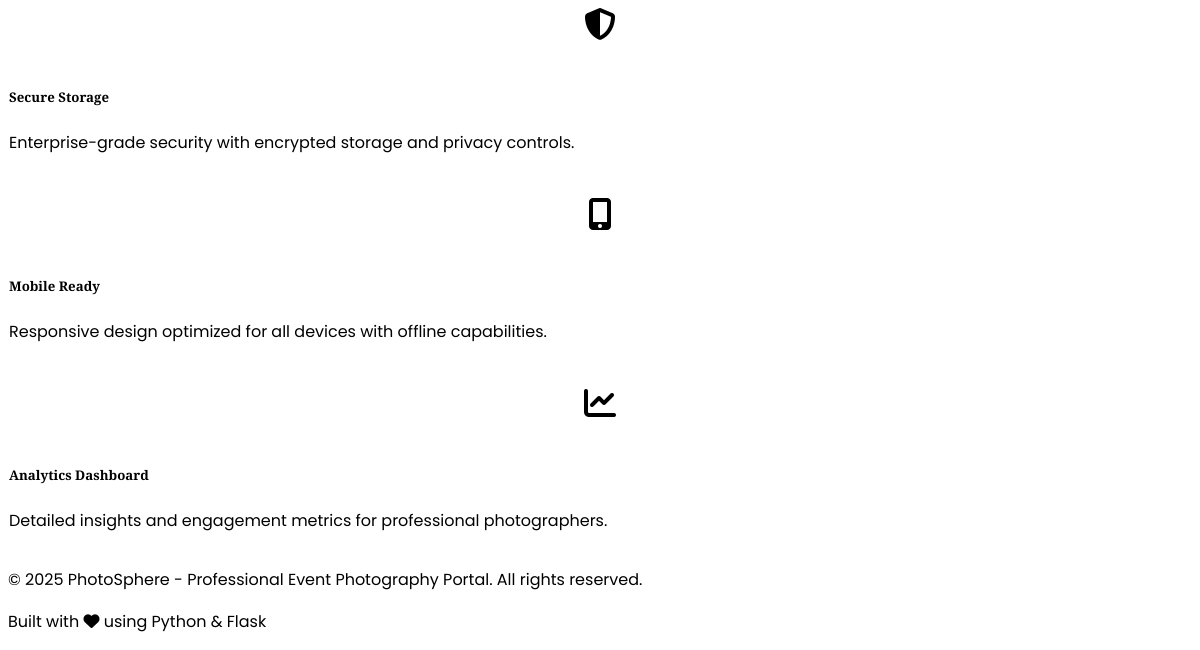
Before: / (lower part) with the older database file.
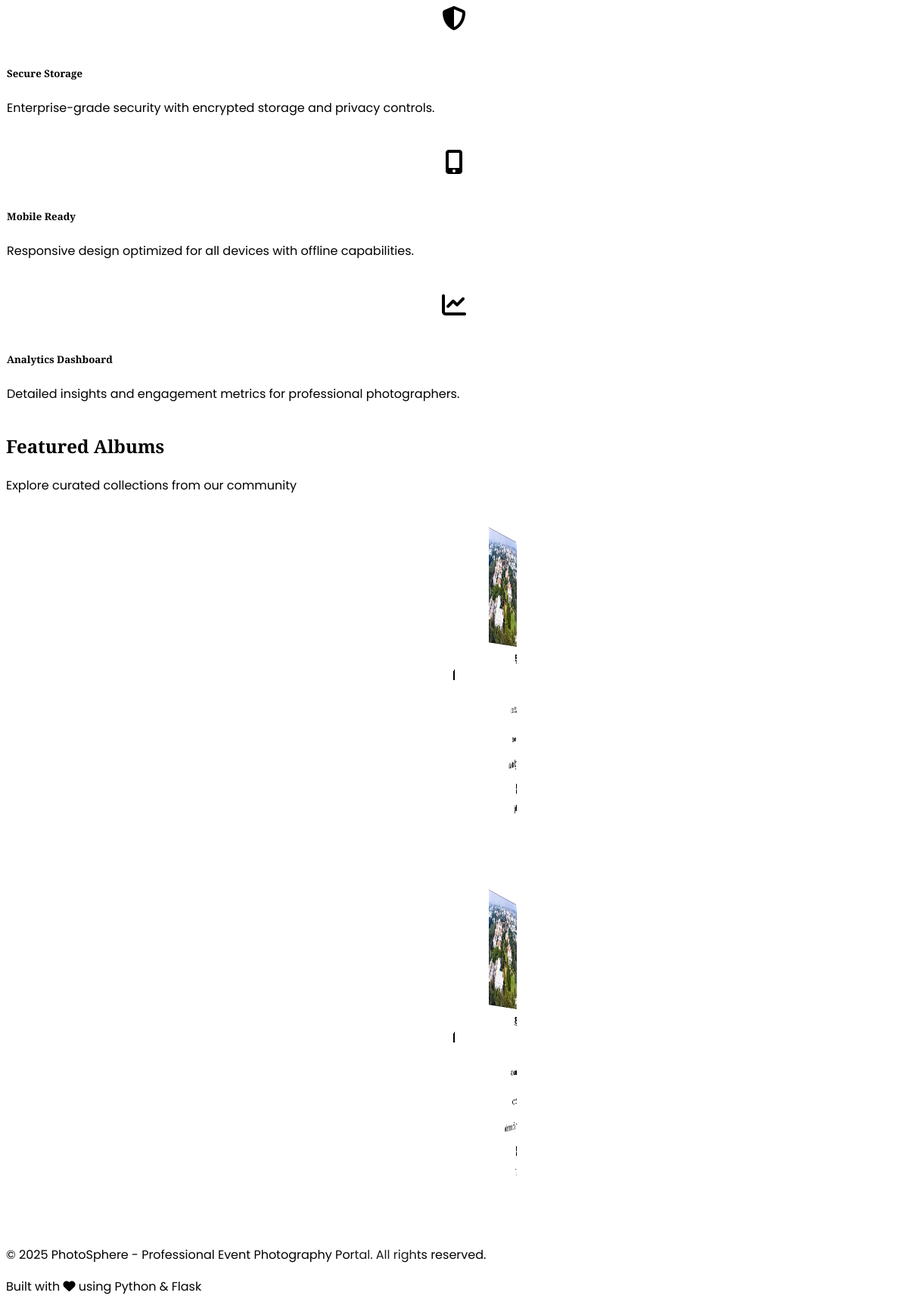
After: the same page with the newer database file.
### models.py (models this page shows, shortened)
class Album(db.Model):
    id = db.Column(db.Integer, primary_key=True)
    title = db.Column(db.String(100), nullable=False)
    description = db.Column(Text)
    date = db.Column(db.DateTime, default=datetime.utcnow)
    created_by = db.Column(db.Integer, db.ForeignKey('user.id'), nullable=False)
    visibility = db.Column(db.String(20), default='public')  # 'public', 'private'
    created_at = db.Column(db.DateTime, default=datetime.utcnow)
    photos = db.relationship('Photo', backref='album', lazy=True, cascade='all, delete-orphan')

class Photo(db.Model):
    id = db.Column(db.Integer, primary_key=True)
    filename = db.Column(db.String(100), nullable=False)
    original_filename = db.Column(db.String(100), nullable=False)
    title = db.Column(db.String(100), nullable=False)
    description = db.Column(Text)
    album_id = db.Column(db.Integer, db.ForeignKey('album.id'), nullable=False)
    uploaded_by = db.Column(db.Integer, db.ForeignKey('user.id'), nullable=False)
    upload_date = db.Column(db.DateTime, default=datetime.utcnow)
    file_size = db.Column(db.Integer)
    mime_type = db.Column(db.String(50))
    comments = db.relationship('Comment', backref='photo', lazy=True, cascade='all, delete-orphan')

class User(UserMixin, db.Model):
    id = db.Column(db.Integer, primary_key=True)
    username = db.Column(db.String(64), unique=True, nullable=False)
    email = db.Column(db.String(120), unique=True, nullable=False)
    password_hash = db.Column(db.String(256), nullable=False)
    role = db.Column(db.String(20), default='user')  # 'user', 'admin'
    created_at = db.Column(db.DateTime, default=datetime.utcnow)
    albums = db.relationship('Album', backref='creator', lazy=True)
    photos = db.relationship('Photo', backref='uploader', lazy=True)
    comments = db.relationship('Comment', backref='author', lazy=True)

### routes.py (the view)
@app.route('/')
def index():
    recent_albums = Album.query.filter_by(visibility='public').order_by(Album.created_at.desc()).limit(6).all()
    return render_template('index.html', recent_albums=recent_albums)

### templates/index.html (shortened to what this page needs)
{% extends "base.html" %}
{% block content %}
<section class="py-5 bg-body-tertiary" data-aos="fade-up">
    <div class="container">
        <div class="row g-4">
            <div class="col-lg-4 col-md-6" data-aos="zoom-in" data-aos-delay="400">
                <div class="glass-card h-100 p-4 text-center">
                    <div class="feature-icon mb-3">
                        <i class="fas fa-shield-alt fa-2x text-primary"></i>
                    </div>
                    <h5 class="fw-bold mb-3">Secure Storage</h5>
                    <p class="text-muted">Enterprise-grade security with encrypted storage and privacy controls.</p>
                </div>
            </div>
            <div class="col-lg-4 col-md-6" data-aos="zoom-in" data-aos-delay="500">
                <div class="glass-card h-100 p-4 text-center">
                    <div class="feature-icon mb-3">
                        <i class="fas fa-mobile-alt fa-2x text-primary"></i>
                    </div>
                    <h5 class="fw-bold mb-3">Mobile Ready</h5>
                    <p class="text-muted">Responsive design optimized for all devices with offline capabilities.</p>
                </div>
            </div>
            <div class="col-lg-4 col-md-6" data-aos="zoom-in" data-aos-delay="600">
                <div class="glass-card h-100 p-4 text-center">
                    <div class="feature-icon mb-3">
                        <i class="fas fa-chart-line fa-2x text-primary"></i>
                    </div>
                    <h5 class="fw-bold mb-3">Analytics Dashboard</h5>
                    <p class="text-muted">Detailed insights and engagement metrics for professional photographers.</p>
                </div>
            </div>
        </div>
    </div>
</section>
{% if recent_albums %}
<section class="py-5 bg-body" data-aos="fade-up">
    <div class="container">
        <div class="text-center mb-5">
            <h2 class="display-5 fw-bold mb-3">Featured Albums</h2>
            <p class="lead text-muted">Explore curated collections from our community</p>
        </div>
        <div class="row g-4">
            {% for album in recent_albums %}
            <div class="col-lg-4 col-md-6" data-aos="flip-left" data-aos-delay="{{ loop.index * 100 }}">
                <div class="glass-card h-100">
                    {% if album.photos and album.photos|length > 0 %}
                    <div class="position-relative" style="height: 200px; overflow: hidden; border-radius: 15px 15px 0 0;">
                        <img src="{{ url_for('static', filename='images/' + (album.photos[0].filename if album.photos else 'placeholder.svg')) }}"
                             alt="{{ album.title }}"
                             class="w-100 h-100"
                             style="object-fit: cover; transition: transform 0.3s ease;"
                             onmouseover="this.style.transform='scale(1.05)'"
                             onmouseout="this.style.transform='scale(1)'">
                        <div class="position-absolute top-0 end-0 m-2">
                            <span class="badge bg-dark bg-opacity-75">
                                <i class="fas fa-images me-1"></i>{{ album.photos|length }}
                            </span>
                        </div>
                    </div>
                    {% endif %}
                    <div class="p-4">
                        <div class="d-flex align-items-center mb-3">
                            <div class="feature-icon me-3" style="width: 40px; height: 40px;">
                                <i class="fas fa-folder text-primary"></i>
                            </div>
                            <div class="flex-grow-1">
                                <h5 class="fw-bold mb-0">{{ album.title }}</h5>
                                <small class="text-muted">{{ album.photos|length }} photos</small>
                            </div>
                        </div>
                        <p class="text-muted mb-3">{{ album.description[:80] }}{% if album.description|length > 80 %}...{% endif %}</p>
                        <div class="d-flex justify-content-between align-items-center">
                            <div class="d-flex align-items-center">
                                <div class="rounded-circle bg-primary d-flex align-items-center justify-content-center me-2" style="width: 30px; height: 30px;">
                                </div>
                                <small class="text-muted">{{ album.creator.username }}</small>
                            </div>
                            <a href="{{ url_for('view_album', album_id=album.id) }}" class="btn btn-sm btn-gradient">
                                <i class="fas fa-eye me-1"></i>View
                            </a>
                        </div>
                    </div>
                </div>
            </div>
            {% endfor %}
        </div>
    </div>
</section>
{% endif %}
{% endblock %}

### templates/base.html (shortened to what this page needs)
<!DOCTYPE html>
<html lang="en" data-bs-theme="dark">
<head>
    <link href="https://cdn.replit.com/agent/bootstrap-agent-dark-theme.min.css" rel="stylesheet">
    <link rel="stylesheet" href="https://cdnjs.cloudflare.com/ajax/libs/font-awesome/6.4.0/css/all.min.css">
    <link href="https://unpkg.com/aos@2.3.1/dist/aos.css" rel="stylesheet">
    <link rel="stylesheet" href="{{ url_for('static', filename='css/style.css') }}">
</head>
<body>
    <main class="py-4">
        {% block content %}{% endblock %}
    </main>
    <footer class="bg-dark text-light py-4 mt-5" data-aos="fade-up">
        <div class="container">
            <div class="row">
                <div class="col-md-8">
                    <p>&copy; 2025 PhotoSphere - Professional Event Photography Portal. All rights reserved.</p>
                </div>
                <div class="col-md-4 text-md-end">
                    <p>Built with <i class="fas fa-heart text-danger"></i> using Python & Flask</p>
                </div>
            </div>
        </div>
    </footer>
</body>
</html>

### static/css/style.css (style rules this page uses)
body { font-family: 'Poppins', sans-serif; line-height: 1.6; scroll-behavior: smooth; }
h1, h2, h3, h4, h5, h6 { font-family: 'Playfair Display', serif; font-weight: 600; }
.feature-icon { transition: transform 0.3s ease; }
section { position: relative; z-index: 1; }
.glass-card { background: rgba(255, 255, 255, 0.1); backdrop-filter: blur(10px); border: 1px solid rgba(255, 255, 255, 0.2); border-radius: 20px; transition: all 0.3s ease; }
.btn-gradient { background: linear-gradient(45deg, var(--bs-primary), var(--bs-info)); border: none; color: white !important; transition: all 0.3s ease; position: relative; overflow: hidden; text-decoration: none; display: inline-block; border-radius: 50px; }
.btn-gradient::before { content: ''; position: absolute; top: 0; left: -100%; width: 100%; height: 100%; background: linear-gradient(45deg, transparent, rgba(255,255,255,0.3), transparent); transition: left 0.5s; }
.feature-icon { width: 80px; height: 80px; border-radius: 50%; background: linear-gradient(135deg, var(--bs-primary), var(--bs-info)); display: flex; align-items: center; justify-content: center; margin: 0 auto 1rem; transition: all 0.3s ease; }

Changed rows visible on the page:
added Album: filename (picture), photos|length "1", title "2025 memo", description "rfghb nhjun", creator.username "thnji"
added Album: filename (picture), photos|length "2", title "memories", description "tyhjfdjmmmmbv", creator.username "kjh"
Other visible differences:
text now shown: "Featured Albums Explore curated collections from our community"
